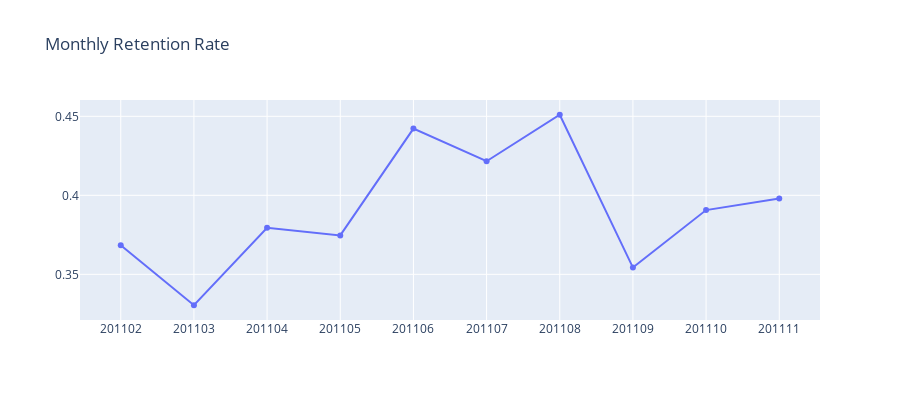

Source (notebook cell):
### Code cell
#plot the retention rate graph
plot_data = [
    go.Scatter(
        x = data_retention.query("InvoiceYearMonth<201112")['InvoiceYearMonth'],
        y = data_retention.query("InvoiceYearMonth<201112")['RetentionRate'],
        name = "organic"
    )
    
]
plot_layout = go.Layout(
        xaxis = {"type": "category"},
        title = 'Monthly Retention Rate',
        height = 400
    )
fig = go.Figure(data = plot_data, layout = plot_layout)
pyoff.iplot(fig)

### Figure 1 — Plotly figure (JSON) as saved in the notebook; plotly's stock layout.template omitted (floating-point values rounded to 4 significant figures)
{"data": [{"name": "organic", "type": "scatter", "x": [201102, 201103, 201104, 201105, 201106, 201107, 201108, 201109, 201110, 201111], "y": [0.3683, 0.3304, 0.3794, 0.3746, 0.4422, 0.4216, 0.451, 0.3543, 0.3907, 0.3979]}], "layout": {"height": 400, "title": {"text": "Monthly Retention Rate"}, "xaxis": {"type": "category"}}}
